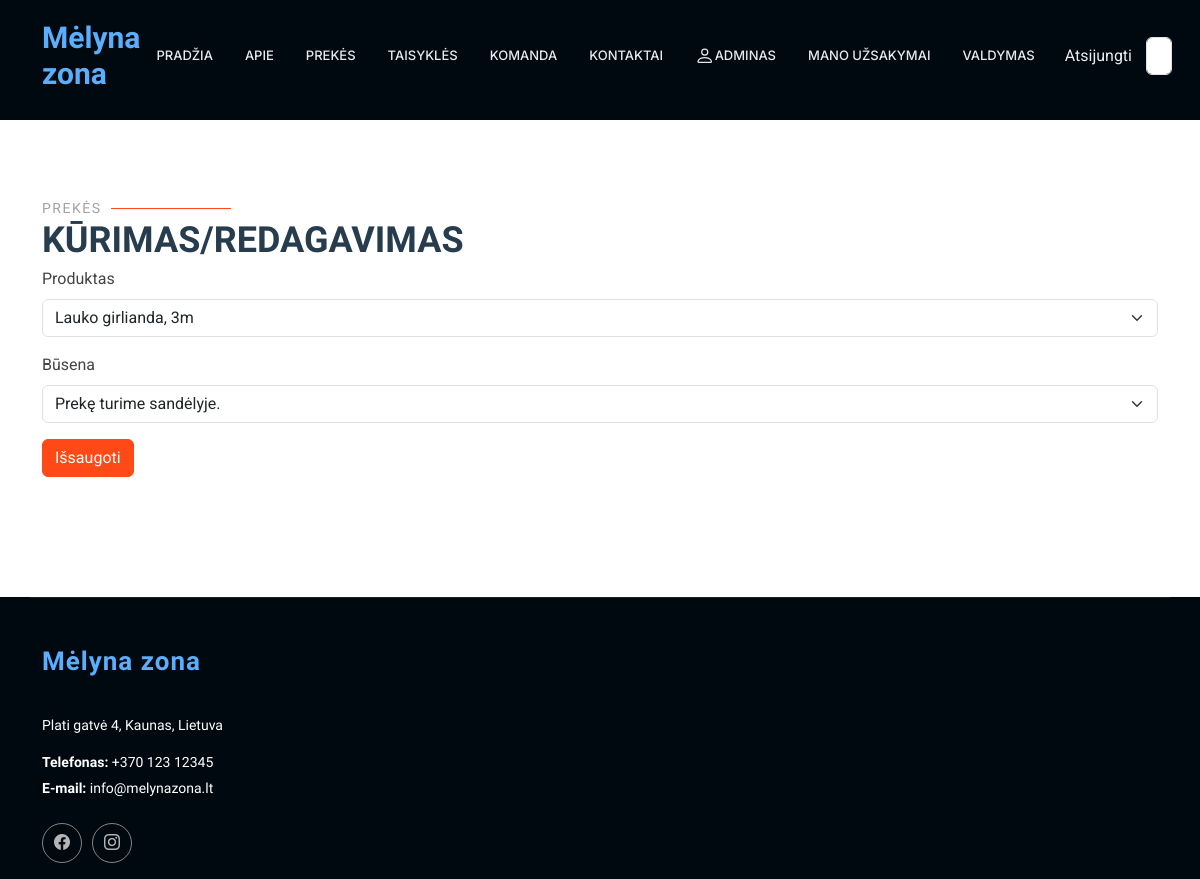
The app's page /rent/statuses/15/update/ (signed in), older data.
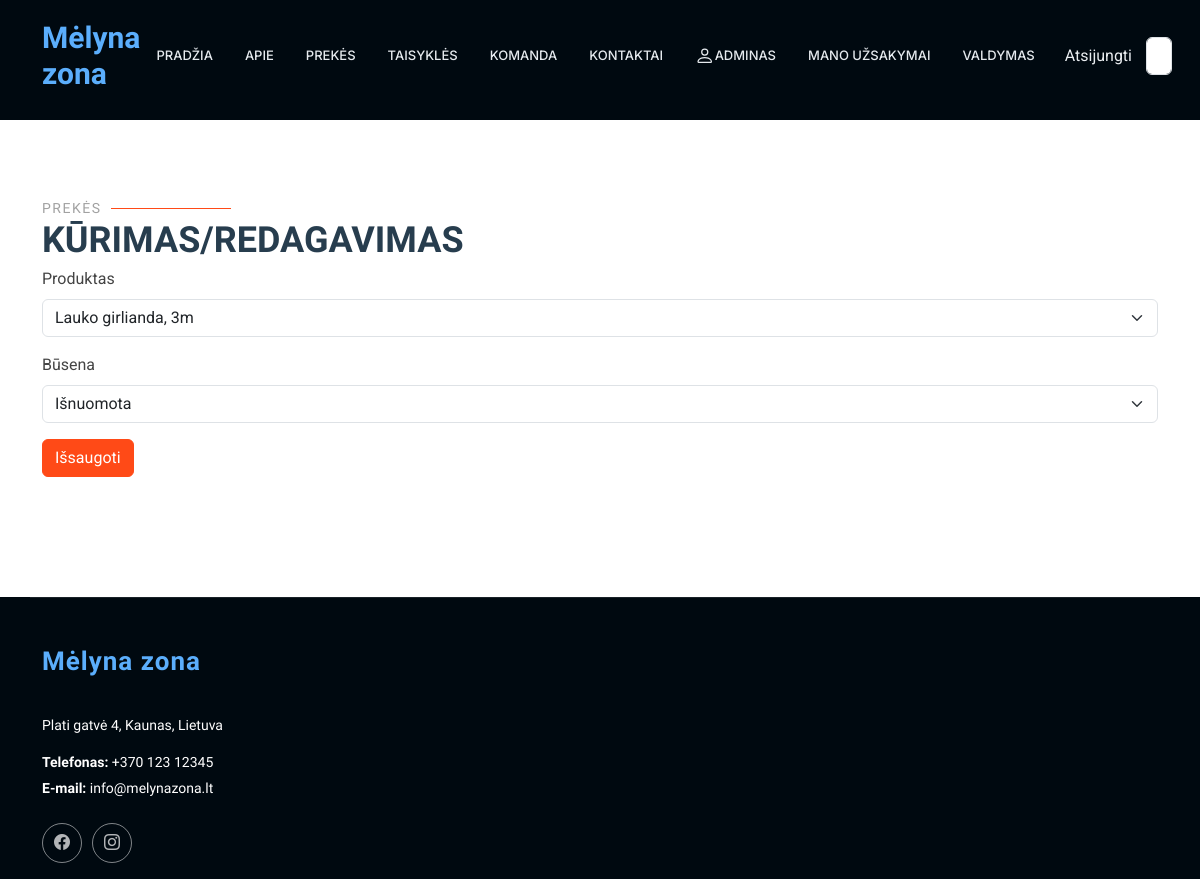
The same page, newer data.
### rent/models.py (models this page shows, shortened)
class Status(models.Model):
    uuid = ShortUUIDField(help_text='Unikalus ID vienodams produktams')
    product = models.ForeignKey(to="Product", null=True, blank=True, on_delete=models.CASCADE, verbose_name="Produktas", related_name="product_status")
    customer = models.ForeignKey(to=User, null=True, blank=True, on_delete=models.SET_NULL, verbose_name="Klientas")
    reservations = models.ForeignKey(to="Reservation", on_delete=models.SET_NULL, null=True, blank=True, related_name="status_reservations")
    created_at = models.DateTimeField(auto_now_add=True, null=True, blank=True, verbose_name="Sukurta")
    LOAN_STATUS = (
        ('n', 'Laikinai neprieinama'),
        ('i', 'Išnuomota'),
        ('g', 'Prekę turime sandėlyje.'),
        ('r', 'Rezervuota'),
    )
    condition = models.CharField(max_length=1, choices=LOAN_STATUS, blank=True, default="a", verbose_name="Būsena")
    class Meta:
        ordering = ['due_date']
        verbose_name = "Produkto būsena"
        verbose_name_plural = "Produktų būsenos"
        ordering = ['-pk']

### rent/views.py (the view, shortened to what this page needs)
# urls.py: path('statuses/<int:pk>/update/', views.StatusUpdateView.as_view(), name='status_update'),
class StatusUpdateView(LoginRequiredMixin, UserPassesTestMixin, generic.UpdateView):
    model = Status
    template_name = "status_form.html"
    fields = ['product', 'condition']
    def test_func(self):
        return self.request.user.profile.is_employee

### rent/models.py (called while the page is built)
    def __str__(self):
        return self.name

### rent/templates/status_form.html (shortened to what this page needs)
{% extends "base2.html" %}
{% load i18n %}
{% load static %}
{% block "content" %}
<section id="registration" class="contact section">
    <div class="container section-title">
        <h2>Prekės</h2>
        <p>Kūrimas/redagavimas</p>
        <div class="content-section">
            <form method="POST">
                {% load crispy_forms_tags %}
                {{ form|crispy }}
                <div class="form-group">
                    <button class="btn btn-outline text-white" style="background-color: #ff4a17; border-color: #ff4a17;" type="submit">Išsaugoti</button>
                </div>
            </form>
        </div>
    </div>
</section>
{% endblock %}

Row changes from the older to the newer data that the page shows:
changed Status "Lauko girlianda, 3m": condition "Prekę turime sandėlyje." → "Išnuomota"
